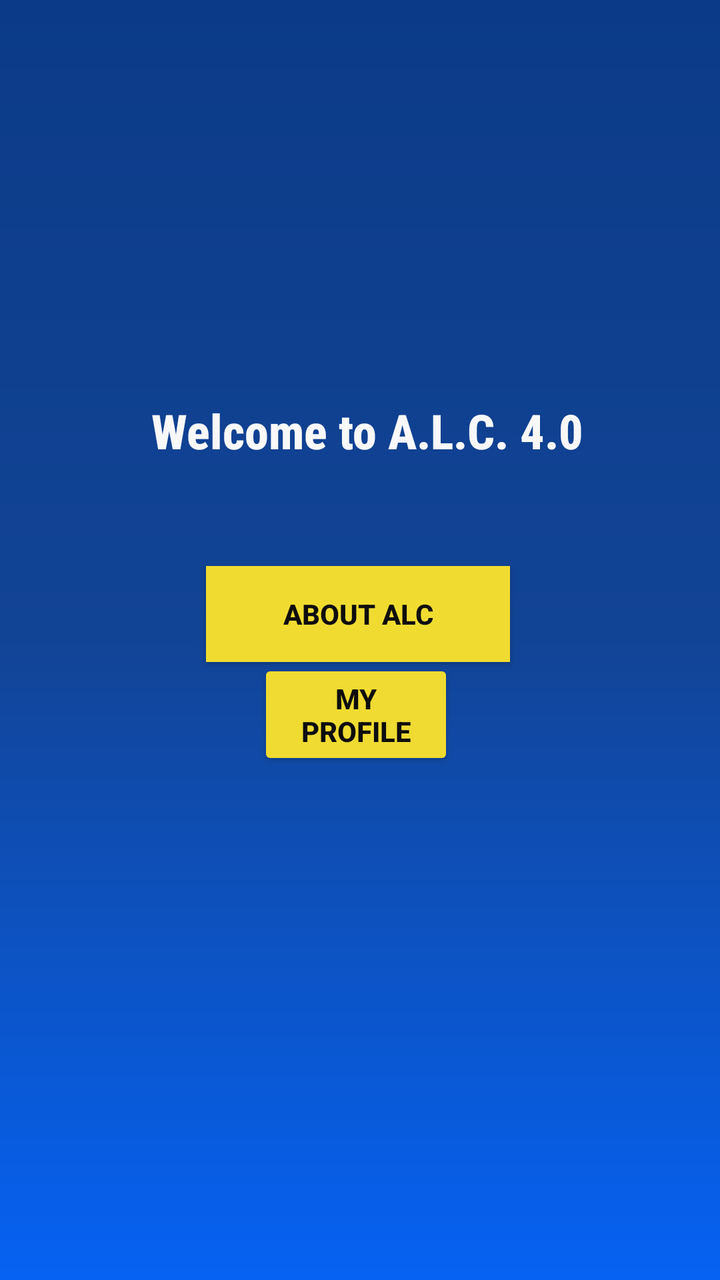
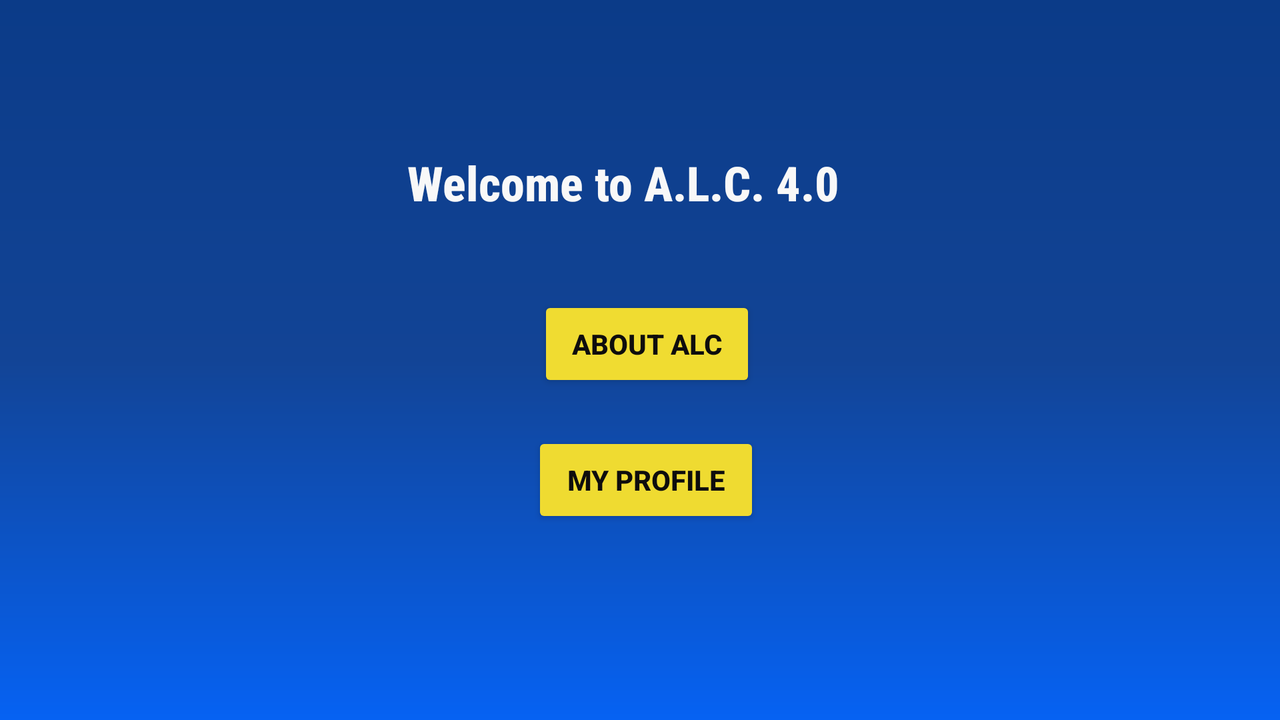

An Android layout and its configuration variant, each rendered on a device that would load it. The default file and the variant file are quoted in full after the pictures.
<!-- AndroidManifest.xml: application theme AppTheme -->
<!-- res/layout/activity_main.xml -->
<?xml version="1.0" encoding="utf-8"?>

<RelativeLayout xmlns:android="http://schemas.android.com/apk/res/android"
    xmlns:app="http://schemas.android.com/apk/res-auto"
    xmlns:tools="http://schemas.android.com/tools"
    android:layout_width="match_parent"
    android:layout_height="match_parent"
    android:background="@drawable/bg"
    tools:context=".MainActivity">

    <Button
        android:id="@+id/alc_button"
        android:layout_width="203dp"
        android:layout_height="wrap_content"
        android:layout_alignParentStart="true"
        android:layout_alignParentEnd="true"
        android:layout_alignParentBottom="true"
        android:layout_centerInParent="true"
        android:layout_marginStart="103dp"
        android:layout_marginEnd="105dp"
        android:layout_marginBottom="309dp"
        android:background="#FFFFFF"
        android:backgroundTint="#F0DC31"
        android:text="@string/button"
        android:textAlignment="center"
        android:textAppearance="@style/TextAppearance.AppCompat.Body2"
        android:textColor="#0E0D0D"
        android:textStyle="bold"
        tools:text="ABOUT ALC" />

    <Button
        android:id="@+id/profile-button"
        android:layout_width="148dp"
        android:layout_height="wrap_content"
        android:layout_alignParentStart="true"
        android:layout_alignParentEnd="true"
        android:layout_alignParentBottom="true"
        android:layout_centerVertical="true"
        android:layout_centerInParent="true"
        android:layout_centerHorizontal="true"
        android:layout_marginStart="129dp"
        android:layout_marginEnd="133dp"
        android:layout_marginBottom="255dp"
        android:backgroundTint="#EFDB31"
        android:text="@string/button1"
        android:textAlignment="center"
        android:textAppearance="@style/TextAppearance.AppCompat.Body2"
        android:textColor="#0E0D0D"
        android:textStyle="bold"
        tools:text="MY PROFILE" />

    <TextView
        android:id="@+id/alc_textView"
        android:layout_width="269dp"
        android:layout_height="59dp"
        android:layout_alignParentStart="true"
        android:layout_alignParentBottom="true"
        android:layout_centerHorizontal="true"
        android:layout_marginStart="49dp"
        android:layout_marginBottom="382dp"
        android:fontFamily="sans-serif-condensed-medium"
        android:text="@string/welcome_to_a_l_c_4_0"
        android:textAlignment="center"
        android:textAppearance="@style/TextAppearance.AppCompat.Body2"
        android:textColor="#F8F8F8"
        android:textSize="24sp"
        android:textStyle="bold" />
</RelativeLayout>
<!-- resources referenced by this layout -->
<resources>
  <!-- drawable bg (drawable) -->
  <?xml version="1.0" encoding="utf-8"?>
  
  <shape xmlns:android="http://schemas.android.com/apk/res/android"
      android:shape="rectangle">
      <gradient
          android:startColor="#0662F3"
          android:centerColor="#124496"
          android:endColor="#0B3B88"
          android:angle="90"/>
  
  </shape>
  <string name="button">About ALC</string>
  <string name="button1">My Profile</string>
  <string name="welcome_to_a_l_c_4_0">Welcome to A.L.C. 4.0</string>
  <style name="AppTheme" parent="Theme.AppCompat.Light.DarkActionBar">
          
          <item name="colorPrimary">@color/colorPrimary</item>
          <item name="colorPrimaryDark">@color/colorPrimaryDark</item>
          <item name="colorAccent">@color/colorAccent</item>
      </style>
  <color name="colorPrimary">#FAF7F7</color>
  <color name="colorPrimaryDark">#070707</color>
  <color name="colorAccent">#D81B60</color>
</resources>
<!-- res/layout-land/activity_main.xml (the repository's variant of the layout above) -->
<!-- drawn on the phone turned sideways -->
<?xml version="1.0" encoding="utf-8"?>
<RelativeLayout xmlns:android="http://schemas.android.com/apk/res/android"
    xmlns:app="http://schemas.android.com/apk/res-auto"
    xmlns:tools="http://schemas.android.com/tools"
    android:layout_width="match_parent"
    android:layout_height="match_parent"
    android:background="@drawable/bg"
    tools:context=".MainActivity">

    <Button
        android:id="@+id/alc_button"
        android:layout_width="152dp"
        android:layout_height="wrap_content"
        android:layout_alignParentStart="true"
        android:layout_alignParentEnd="true"
        android:layout_alignParentBottom="true"
        android:layout_centerInParent="true"
        android:layout_marginStart="269dp"
        android:layout_marginEnd="262dp"
        android:layout_marginBottom="164dp"
        android:backgroundTint="#F0DC31"
        android:text="@string/button"
        android:textAlignment="center"
        android:textAppearance="@style/TextAppearance.AppCompat.Body2"
        android:textColor="#0E0D0D"
        android:textStyle="bold"
        tools:text="ABOUT ALC" />

    <Button
        android:id="@+id/profile-button"
        android:layout_width="157dp"
        android:layout_height="wrap_content"
        android:layout_alignParentStart="true"
        android:layout_alignParentEnd="true"
        android:layout_alignParentBottom="true"
        android:layout_centerInParent="true"
        android:layout_marginStart="266dp"
        android:layout_marginEnd="260dp"
        android:layout_marginBottom="96dp"
        android:backgroundTint="#EFDB31"
        android:text="@string/button1"
        android:textAlignment="center"
        android:textAppearance="@style/TextAppearance.AppCompat.Body2"
        android:textColor="#0E0D0D"
        android:textStyle="bold"
        tools:text="MY PROFILE" />

    <TextView
        android:id="@+id/alc_textView"
        android:layout_width="269dp"
        android:layout_height="59dp"
        android:layout_alignParentStart="true"
        android:layout_alignParentBottom="true"
        android:layout_centerHorizontal="true"
        android:layout_marginStart="177dp"
        android:layout_marginBottom="226dp"
        android:fontFamily="sans-serif-condensed-medium"
        android:text="@string/welcome_to_a_l_c_4_0"
        android:textAlignment="center"
        android:textAppearance="@style/TextAppearance.AppCompat.Body2"
        android:textColor="#F8F8F8"
        android:textSize="24sp"
        android:textStyle="bold" />
</RelativeLayout>
